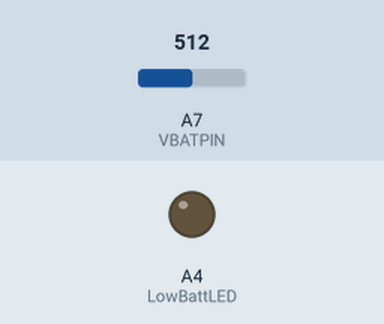
Simulated run of this sketch. Board: Arduino Nano, built with avr-gcc and run on an emulated ATmega328P. On the bench: output pins drawn as LEDs (lit = HIGH). The test bench sets the inputs (shaded band); at power-on: A7 (VBATPIN) = 512.

Above: at 1.3 s.
1.4 s: A7 (VBATPIN) set to 473
2.9 s: A7 (VBATPIN) set to 452
At 4.2 s:
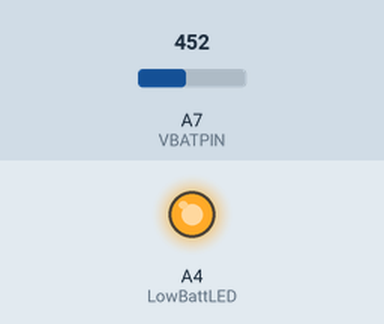
4.5 s: A7 (VBATPIN) set to 511
At 5.4 s:
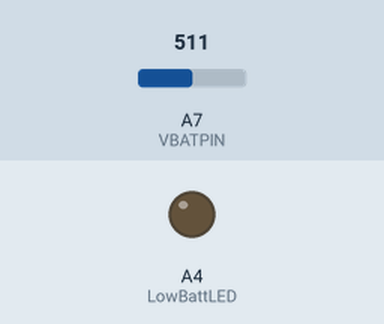
6.0 s: A7 (VBATPIN) set to 306
At 6.6 s:
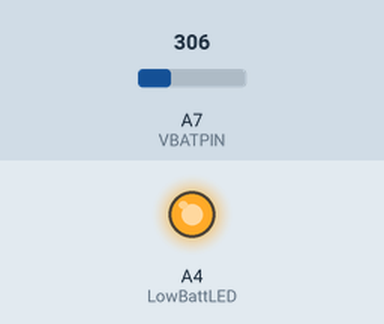
Timing chart, 0 to 8.5 s (numbered marks = the images above; inputs shaded):
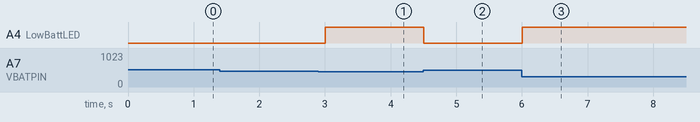

Measured:
- the behaviour switches between 466 and 465 on A7 (VBATPIN) (found by bisection; images 0 and 1)
- after the input at 1.4 s, every drawn part: stays the same
- after the input at 2.9 s, A4 (LowBattLED): LOW → HIGH after 0.10 s
- after the input at 4.5 s, A4 (LowBattLED): HIGH → LOW at once
- after the input at 6.0 s, A4 (LowBattLED): LOW → HIGH at once

The sketch:

RiCor-Tron_IDdisc_BatteryMonitor_v0.6.1.ino
```cpp
/********************************************************************************************************************************
Rik van der Mark, www.RiCor.net 2017

Arduino Feather M0 based Voltmeter to monitor a battery whilst powering that Arduino using that same battery.
In my case I know that the Feather M0 Basic Proto and Feather M0 Bluefruit have a voltage divider on board to do this.
See: https://learn.adafruit.com/adafruit-feather-m0-bluefruit-le?view=all#power-management
Sketch was based on a example sketch from Adafruit oin that same page.

Modified and expanded based on needs for my Identity Disc project.

Adafruit refenreces pin A7 in the skecth and website. On the board this is marked as pin 9.
https://learn.adafruit.com/assets/46245 shows that digital pin 9 (D9) is also analog pin 7 (A7).

* uses the internal voltage reference since the Arduino runs from the battery that is being measured
* 100k resistor from the postive (+) battery terminal of the JST connector on the Feather pin 9 (A7)
* 100k resistor from ping 9 (A7) to ground
* optional 100nF capacitor (ceramic capacitor marked with 104) from Arduino pin connected to the voltage devider to ground for more stable readings

Starting from v0.5.0 serial communication was added

********************************************************************************************************************************/

#define VBATPIN A7
#define LowBattLED A4

/*********************************/
int LowVoltage = 3.2;    /* This value sets the desired "LOW" voltage */

//////////////////////////////////////////////////////////////////////////
void setup()
{
  pinMode(VBATPIN, INPUT); /* Configure the pin connected to the voltage devider as an iput pin */
  pinMode(LowBattLED, OUTPUT); /* Configure the pin connected to the "LOW voltage indicator" LED as an output pin */

  //ADC->REFCTRL.bit.REFSEL = ADC_REFCTRL_REFSEL_INT1V_Val;  /* 1.0V voltage reference. The "analogReference" command
  //                                                            does not work on the SAMD21 (M0) and requires this command.
  //                                                            https://forum.arduino.cc/index.php?topic=409765.0 helped me out. */
}

//////////////////////////////////////////////////////////////////////////
void loop()
{
  /*********************************/
  //Measure and display voltage
  float measuredvbat = analogRead(VBATPIN);
  measuredvbat *= 2;    // we divided by 2, so multiply back
  measuredvbat *= 3.3;  // Multiply by 3.3V, our reference voltage
  measuredvbat /= 1024; // convert to voltage
  Serial.print("VBat: " );
  Serial.println(measuredvbat);

  /*********************************/
  //Turn on the LED if the voltage of the battery is LOW (or CRITICAL)

  if (measuredvbat >= LowVoltage)  /* If the battery voltage is -greater than- or -equal to- the "LowVoltage" value */
  {
    digitalWrite(LowBattLED, LOW); /* red LED indicating the battery voltage is LOW stays off */
  }
  else /* If the battery voltage is -less than- the "LowVoltage" value */
  {
    digitalWrite(LowBattLED, HIGH); /* Turn on the red LED indicating the battery voltage is LOW */
    Serial.println("LOW Battery Voltage!"); /* Serial message */
  }

  delay(500); /* wait 500 miliseconds (half a second) */
}

//////////////////////////////////////////////////////////////////////////

// END OF LINE //
```
